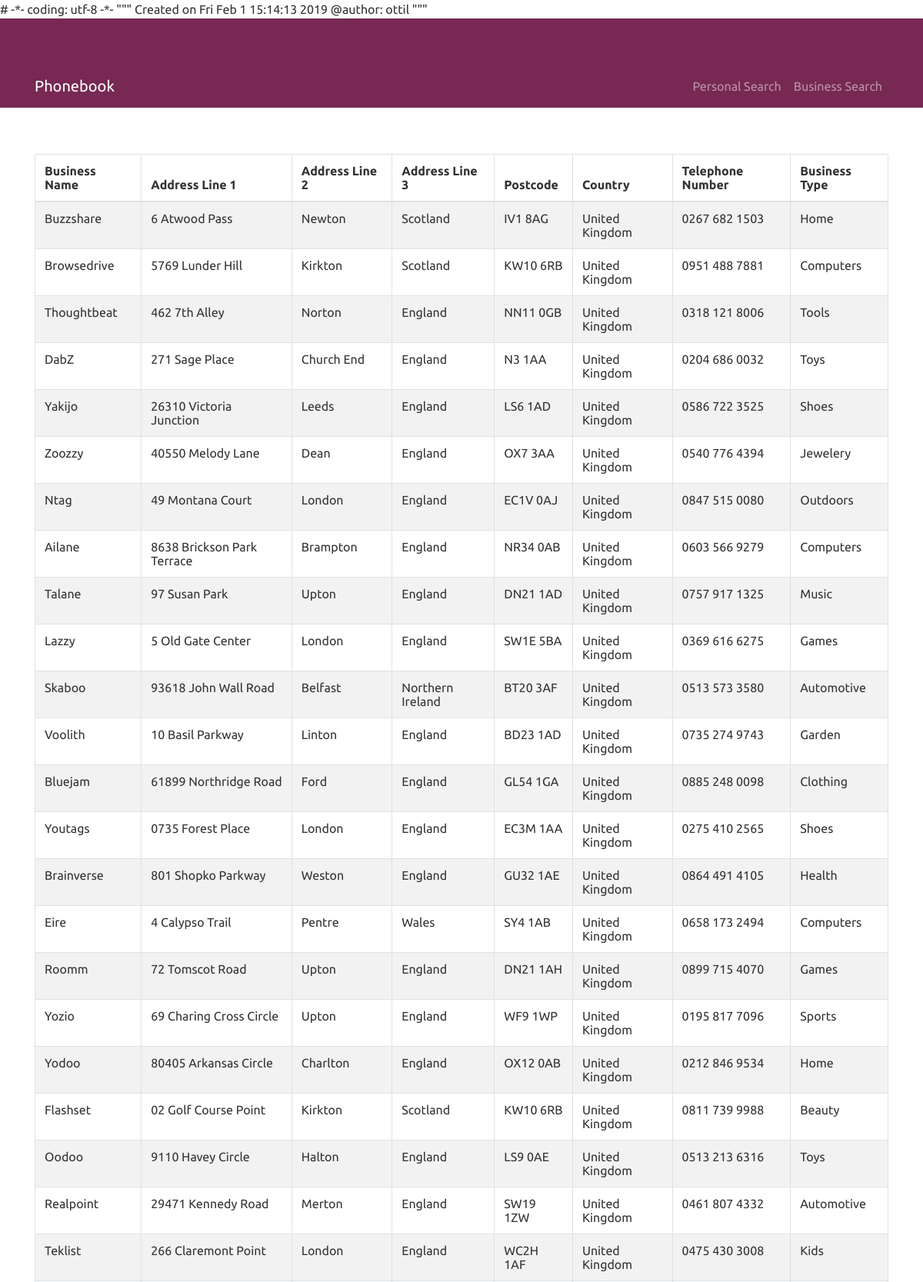
Screenshot of /business (upper part) with the database file from the repository.
### tables this page shows
CREATE TABLE business (business_name TEXT, addressline1 TEXT, addressline2 TEXT, addressline3 TEXT, postcode TEXT, country TEXT, telephone_number REAL, business_type TEXT);

### app.py (the view)
@app.route("/business")
def show_businesses():
    businesses = get_all_businesses()
    return render_template("business.html", businesses = businesses)

### search_engine.py (called while the page is built)
def connect_database(database_name):
    try:
        conn = sqlite3.connect(database_name)
        c = conn.cursor()
        return c
    except:
        return False

def get_all_businesses():
    c = connect_database("static/db/phonebook.db")
    c.execute('''SELECT *
              FROM business''')
    results = c.fetchall()
    return results

### templates/business.html (shortened to what this page needs)
{% extends 'index.html' %}
{% block content %}
<div class="container">
<div class="row">
        <div class="col-md-12 col-lg-12 col-sm-12">
            <table id="example" class="table table-striped table-bordered table-hover" style="width:100%">
        <thead>
            <tr>
        <th>Business Name</th>
        <th>Address Line 1</th>
        <th>Address Line 2</th>
        <th>Address Line 3</th>
        <th>Postcode</th>
        <th>Country</th>
        <th>Telephone Number</th>
        <th>Business Type</th>
        </tr>
        </thead>
        <tbody>
        {% for bis in businesses %}
        <tr>
            <td>{{ bis[0] }}</td>
            <td>{{ bis[1] }}</td>
            <td>{{ bis[2] }}</td>
            <td>{{ bis[3] }}</td>
            <td>{{ bis[4] }}</td>
            <td>{{ bis[5] }}</td>
            <td>{{ bis[6] }}</td>
            <td>{{ bis[7] }}</td>
        </tr>
        {% endfor %}
        </tbody>
    </table>
        </div>
    </div>
</div>
{% endblock %}

### templates/index.html (shortened to what this page needs)
<!DOCTYPE html>
<html lang="en">
<head>
  <link href="static/bootstrap/css/bootstrap.min.css" rel="stylesheet">
  <link rel="stylesheet" href="https://maxcdn.bootstrapcdn.com/bootstrap/4.2.1/css/bootstrap.min.css">
  <link rel="stylesheet" href="https://cdn.datatables.net/1.10.19/css/dataTables.bootstrap4.min.css">
  <link rel="stylesheet" href="https://bootswatch.com/4/united/bootstrap.min.css">
  <link rel="stylesheet" href='{{url_for("static", filename="../static/css/main.css")}}'>
</head>
<body>
  <nav class="navbar navbar-expand-lg navbar-dark bg-dark static-top">
    <div class="container">
      <a class="navbar-brand" href="/">Phonebook</a>
      <div class="collapse navbar-collapse" id="navbarResponsive">
        <ul class="navbar-nav ml-auto">
          <li class="nav-item">
            <a class="nav-link" href="/personal">Personal Search
            </a>
          </li>
          <li class="nav-item">
            <a class="nav-link" href="/business">Business Search</a>
          </li>
        </ul>
      </div>
    </div>
  </nav>
  {% block content %}{% endblock %}
</body>
</html>

### static/css/main.css (style rules this page uses)
.container { padding-top: 60px; }

### rows the page displays
business: business_name "Buzzshare", addressline1 "6 Atwood Pass", addressline2 "Newton", addressline3 "Scotland", postcode "IV1 8AG", country "United Kingdom", telephone_number "0267 682 1503", business_type "Home"
business: business_name "Browsedrive", addressline1 "5769 Lunder Hill", addressline2 "Kirkton", addressline3 "Scotland", postcode "KW10 6RB", country "United Kingdom", telephone_number "0951 488 7881", business_type "Computers"
business: business_name "Thoughtbeat", addressline1 "462 7th Alley", addressline2 "Norton", addressline3 "England", postcode "NN11 0GB", country "United Kingdom", telephone_number "0318 121 8006", business_type "Tools"
business: business_name "DabZ", addressline1 "271 Sage Place", addressline2 "Church End", addressline3 "England", postcode "N3 1AA", country "United Kingdom", telephone_number "0204 686 0032", business_type "Toys"
business: business_name "Yakijo", addressline1 "26310 Victoria Junction", addressline2 "Leeds", addressline3 "England", postcode "LS6 1AD", country "United Kingdom", telephone_number "0586 722 3525", business_type "Shoes"
business: business_name "Zoozzy", addressline1 "40550 Melody Lane", addressline2 "Dean", addressline3 "England", postcode "OX7 3AA", country "United Kingdom", telephone_number "0540 776 4394", business_type "Jewelery"
business: business_name "Ntag", addressline1 "49 Montana Court", addressline2 "London", addressline3 "England", postcode "EC1V 0AJ", country "United Kingdom", telephone_number "0847 515 0080", business_type "Outdoors"
business: business_name "Ailane", addressline1 "8638 Brickson Park Terrace", addressline2 "Brampton", addressline3 "England", postcode "NR34 0AB", country "United Kingdom", telephone_number "0603 566 9279", business_type "Computers"
business: business_name "Talane", addressline1 "97 Susan Park", addressline2 "Upton", addressline3 "England", postcode "DN21 1AD", country "United Kingdom", telephone_number "0757 917 1325", business_type "Music"
business: business_name "Lazzy", addressline1 "5 Old Gate Center", addressline2 "London", addressline3 "England", postcode "SW1E 5BA", country "United Kingdom", telephone_number "0369 616 6275", business_type "Games"
business: business_name "Skaboo", addressline1 "93618 John Wall Road", addressline2 "Belfast", addressline3 "Northern Ireland", postcode "BT20 3AF", country "United Kingdom", telephone_number "0513 573 3580", business_type "Automotive"
business: business_name "Voolith", addressline1 "10 Basil Parkway", addressline2 "Linton", addressline3 "England", postcode "BD23 1AD", country "United Kingdom", telephone_number "0735 274 9743", business_type "Garden"
business: business_name "Bluejam", addressline1 "61899 Northridge Road", addressline2 "Ford", addressline3 "England", postcode "GL54 1GA", country "United Kingdom", telephone_number "0885 248 0098", business_type "Clothing"
business: business_name "Youtags", addressline1 "0735 Forest Place", addressline2 "London", addressline3 "England", postcode "EC3M 1AA", country "United Kingdom", telephone_number "0275 410 2565", business_type "Shoes"
business: business_name "Brainverse", addressline1 "801 Shopko Parkway", addressline2 "Weston", addressline3 "England", postcode "GU32 1AE", country "United Kingdom", telephone_number "0864 491 4105", business_type "Health"
business: business_name "Eire", addressline1 "4 Calypso Trail", addressline2 "Pentre", addressline3 "Wales", postcode "SY4 1AB", country "United Kingdom", telephone_number "0658 173 2494", business_type "Computers"
business: business_name "Roomm", addressline1 "72 Tomscot Road", addressline2 "Upton", addressline3 "England", postcode "DN21 1AH", country "United Kingdom", telephone_number "0899 715 4070", business_type "Games"
business: business_name "Yozio", addressline1 "69 Charing Cross Circle", addressline2 "Upton", addressline3 "England", postcode "WF9 1WP", country "United Kingdom", telephone_number "0195 817 7096", business_type "Sports"
business: business_name "Yodoo", addressline1 "80405 Arkansas Circle", addressline2 "Charlton", addressline3 "England", postcode "OX12 0AB", country "United Kingdom", telephone_number "0212 846 9534", business_type "Home"
business: business_name "Flashset", addressline1 "02 Golf Course Point", addressline2 "Kirkton", addressline3 "Scotland", postcode "KW10 6RB", country "United Kingdom", telephone_number "0811 739 9988", business_type "Beauty"
business: business_name "Oodoo", addressline1 "9110 Havey Circle", addressline2 "Halton", addressline3 "England", postcode "LS9 0AE", country "United Kingdom", telephone_number "0513 213 6316", business_type "Toys"
business: business_name "Realpoint", addressline1 "29471 Kennedy Road", addressline2 "Merton", addressline3 "England", postcode "SW19 1ZW", country "United Kingdom", telephone_number "0461 807 4332", business_type "Automotive"
business: business_name "Teklist", addressline1 "266 Claremont Point", addressline2 "London", addressline3 "England", postcode "WC2H 1AF", country "United Kingdom", telephone_number "0475 430 3008", business_type "Kids"
